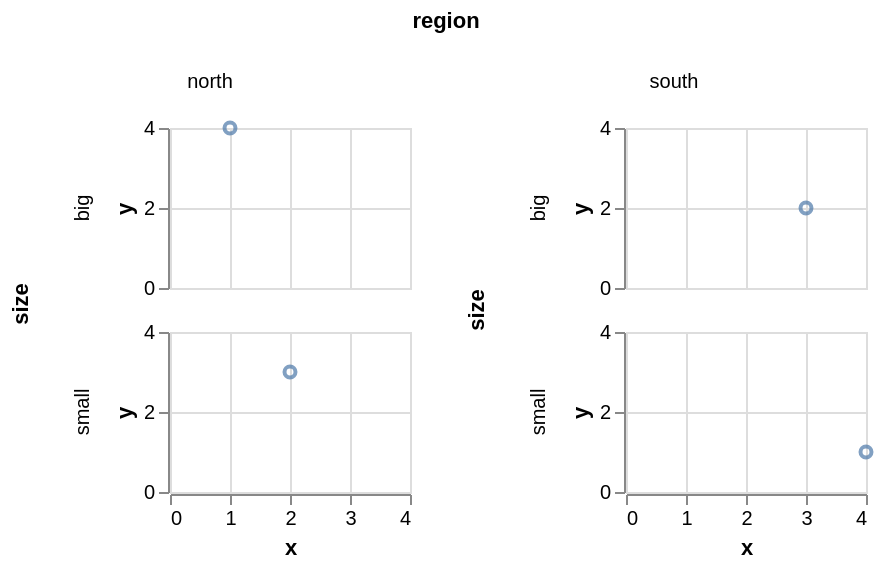

Write a Vega-Lite specification for this figure.
### Vega-Lite specification from a JSON file in a GitHub repository (floating-point values rounded to 4 significant figures)
{"$schema": "https://vega.github.io/schema/vega-lite/v6.json", "description": "Rows of grids inside columns of them, and it is not the two same-channel cases combined. A heading is folded upward only where the level above facets on the **same channel**: a column grid has no column heading below it to absorb and no row heading above to be absorbed into, so this chart captions its columns at the top and its rows inside each cell — two headings where the same nesting by one channel writes one. It is the case that shows the fold is per channel rather than per level.", "data": {"values": [{"region": "north", "size": "big", "x": 1, "y": 4}, {"region": "north", "size": "small", "x": 2, "y": 3}, {"region": "south", "size": "big", "x": 3, "y": 2}, {"region": "south", "size": "small", "x": 4, "y": 1}]}, "facet": {"column": {"field": "region"}}, "spec": {"facet": {"row": {"field": "size"}}, "spec": {"width": 120, "height": 80, "mark": "point", "encoding": {"x": {"field": "x", "type": "quantitative"}, "y": {"field": "y", "type": "quantitative"}}}}}
